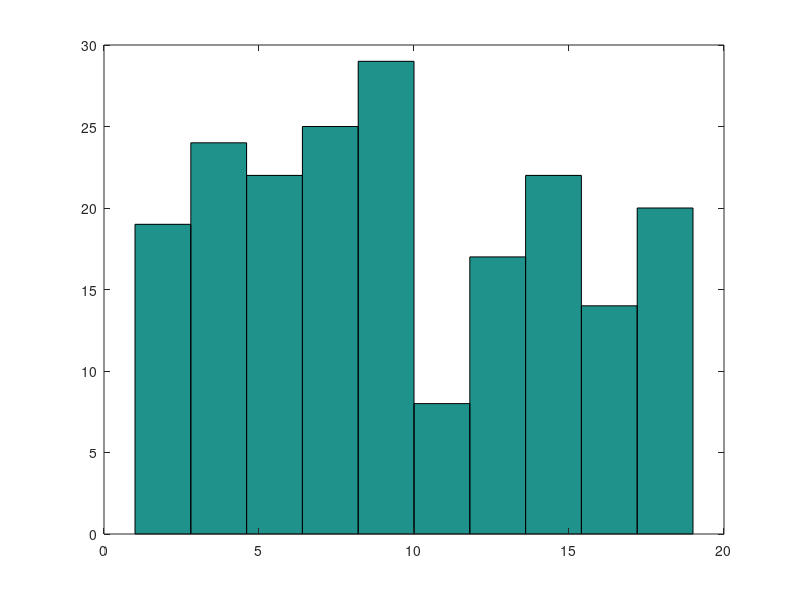
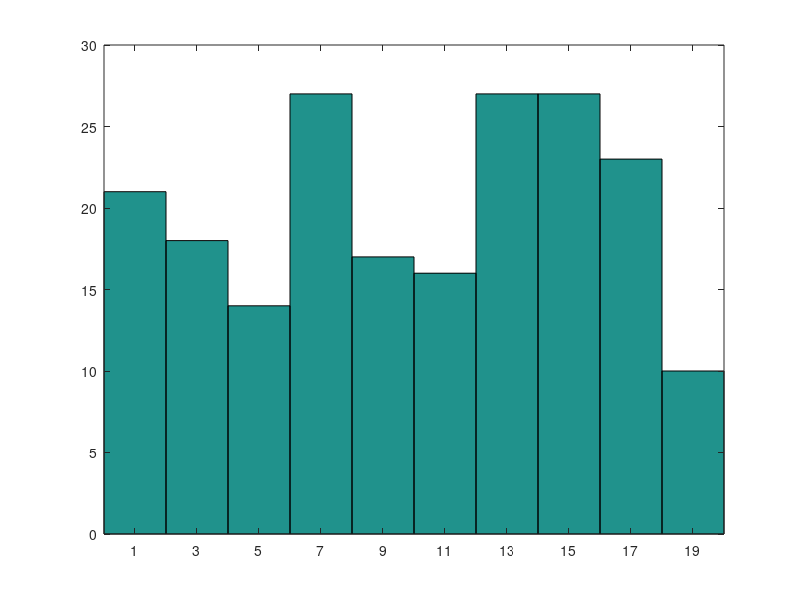
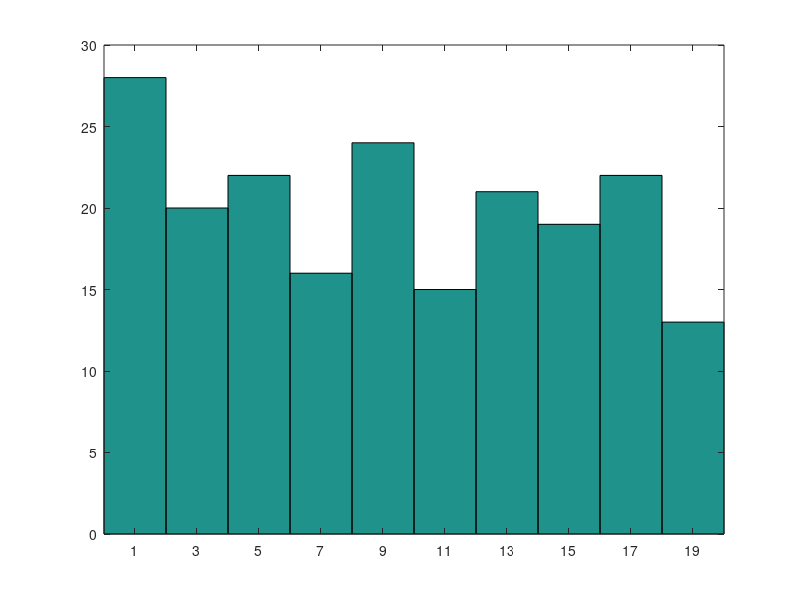
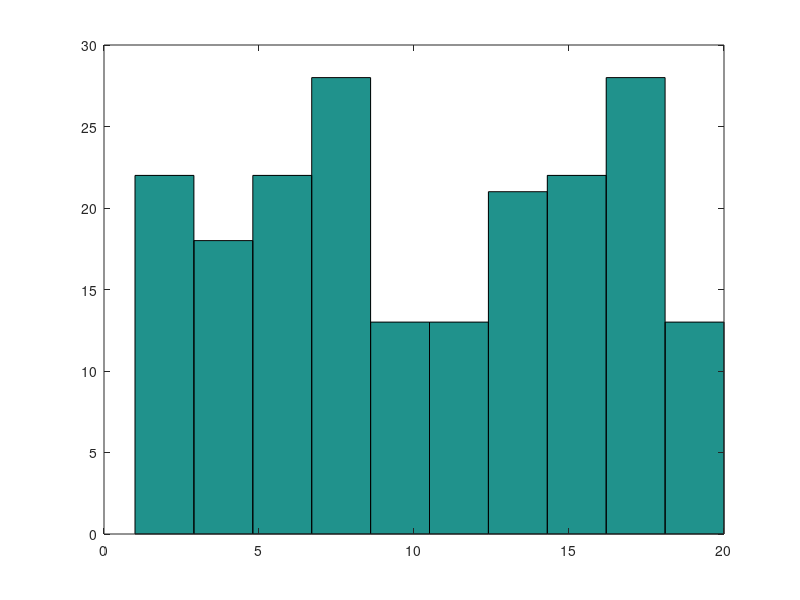

Write MATLAB code to recreate these figures, in order.
clear all;

ro = 20;
for experiment = 1:2
  if experiment == 1
    for i = 1:5
      for realizations = 1:200
        c1_w = floor((ro+1)*rand);
        c1_b = 20-c1_w;
        
        c2_w = 20-c1_w;
        c2_b = 20-c2_w;
        
        f1 = floor((ro+1)*rand);
        f2 = floor((ro+1)*rand);
        
        if f1 <= c1_w
          c2_w += 1;
          c1_w -= 1;
        else
          c2_b += 1;
          c1_b -= 1;
        end
         
        if f2 <= c2_w
          c1_w += 1;
          c2_w -= 1;
        else
          c1_b += 1;
          c2_b -= 1;
        end
        
        final_ans(realizations) = c1_w;
      end
      figure;
      hist(final_ans)
     end
  else
     for realizations = 1:1000
        c1_w = floor((ro+1)*rand);
        c1_b = 20-c1_w;
        
        c2_w = 20-c1_w;
        c2_b = 20-c2_w;
        
        f1 = floor((ro+1)*rand);
        f2 = floor((ro+1)*rand);
        
        if f1 <= c1_w
          c2_w += 1;
          c1_w -= 1;
        else
          c2_b += 1;
          c1_b -= 1;
        end
         
        if f2 <= c2_w
          c1_w += 1;
          c2_w -= 1;
        else
          c1_b += 1;
          c2_b -= 1;
        end
        
        final_ans(realizations) = c1_w;
      end
      figure;
      hist(final_ans)
  end
end